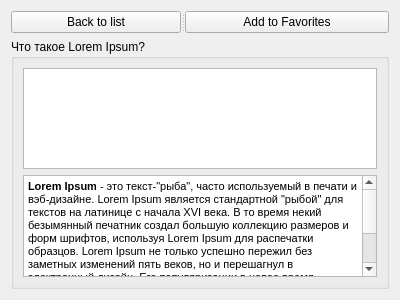
<?xml version="1.0" encoding="UTF-8"?>
<ui version="4.0">
 <class>CurrentNews</class>
 <widget class="QWidget" name="CurrentNews">
  <property name="geometry">
   <rect>
    <x>0</x>
    <y>0</y>
    <width>400</width>
    <height>300</height>
   </rect>
  </property>
  <property name="windowTitle">
   <string>Form</string>
  </property>
  <layout class="QVBoxLayout" name="verticalLayout">
   <item>
    <widget class="QSplitter" name="splitter_2">
     <property name="orientation">
      <enum>Qt::Horizontal</enum>
     </property>
     <widget class="QPushButton" name="pushButton">
      <property name="text">
       <string>Back to list</string>
      </property>
     </widget>
     <widget class="QPushButton" name="pushButton_2">
      <property name="text">
       <string>Add to Favorites</string>
      </property>
     </widget>
    </widget>
   </item>
   <item>
    <widget class="QGroupBox" name="groupBox">
     <property name="title">
      <string>Что такое Lorem Ipsum?</string>
     </property>
     <layout class="QVBoxLayout" name="verticalLayout_2">
      <item>
       <widget class="QSplitter" name="splitter">
        <property name="orientation">
         <enum>Qt::Vertical</enum>
        </property>
        <widget class="QGraphicsView" name="graphicsView"/>
       </widget>
      </item>
      <item>
       <widget class="QTextBrowser" name="textBrowser">
        <property name="html">
         <string>&lt;!DOCTYPE HTML PUBLIC &quot;-//W3C//DTD HTML 4.0//EN&quot; &quot;http://www.w3.org/TR/REC-html40/strict.dtd&quot;&gt;
&lt;html&gt;&lt;head&gt;&lt;meta name=&quot;qrichtext&quot; content=&quot;1&quot; /&gt;&lt;style type=&quot;text/css&quot;&gt;
p, li { white-space: pre-wrap; }
&lt;/style&gt;&lt;/head&gt;&lt;body style=&quot; font-family:'MS Shell Dlg 2'; font-size:8.25pt; font-weight:400; font-style:normal;&quot;&gt;
&lt;p style=&quot; margin-top:0px; margin-bottom:0px; margin-left:0px; margin-right:0px; -qt-block-indent:0; text-indent:0px;&quot;&gt;&lt;span style=&quot; font-family:'Open Sans,Arial,sans-serif'; font-size:8pt; font-weight:600; color:#000000; background-color:#ffffff;&quot;&gt;Lorem Ipsum&lt;/span&gt;&lt;span style=&quot; font-family:'Open Sans,Arial,sans-serif'; font-size:8pt; color:#000000; background-color:#ffffff;&quot;&gt; - это текст-&amp;quot;рыба&amp;quot;, часто используемый в печати и вэб-дизайне. Lorem Ipsum является стандартной &amp;quot;рыбой&amp;quot; для текстов на латинице с начала XVI века. В то время некий безымянный печатник создал большую коллекцию размеров и форм шрифтов, используя Lorem Ipsum для распечатки образцов. Lorem Ipsum не только успешно пережил без заметных изменений пять веков, но и перешагнул в электронный дизайн. Его популяризации в новое время послужили публикация листов Letraset с образцами Lorem Ipsum в 60-х годах и, в более недавнее время, программы электронной вёрстки типа Aldus PageMaker, в шаблонах которых используется Lorem Ipsum.&lt;/span&gt;&lt;/p&gt;&lt;/body&gt;&lt;/html&gt;</string>
        </property>
       </widget>
      </item>
     </layout>
    </widget>
   </item>
  </layout>
 </widget>
 <resources/>
 <connections/>
</ui>
